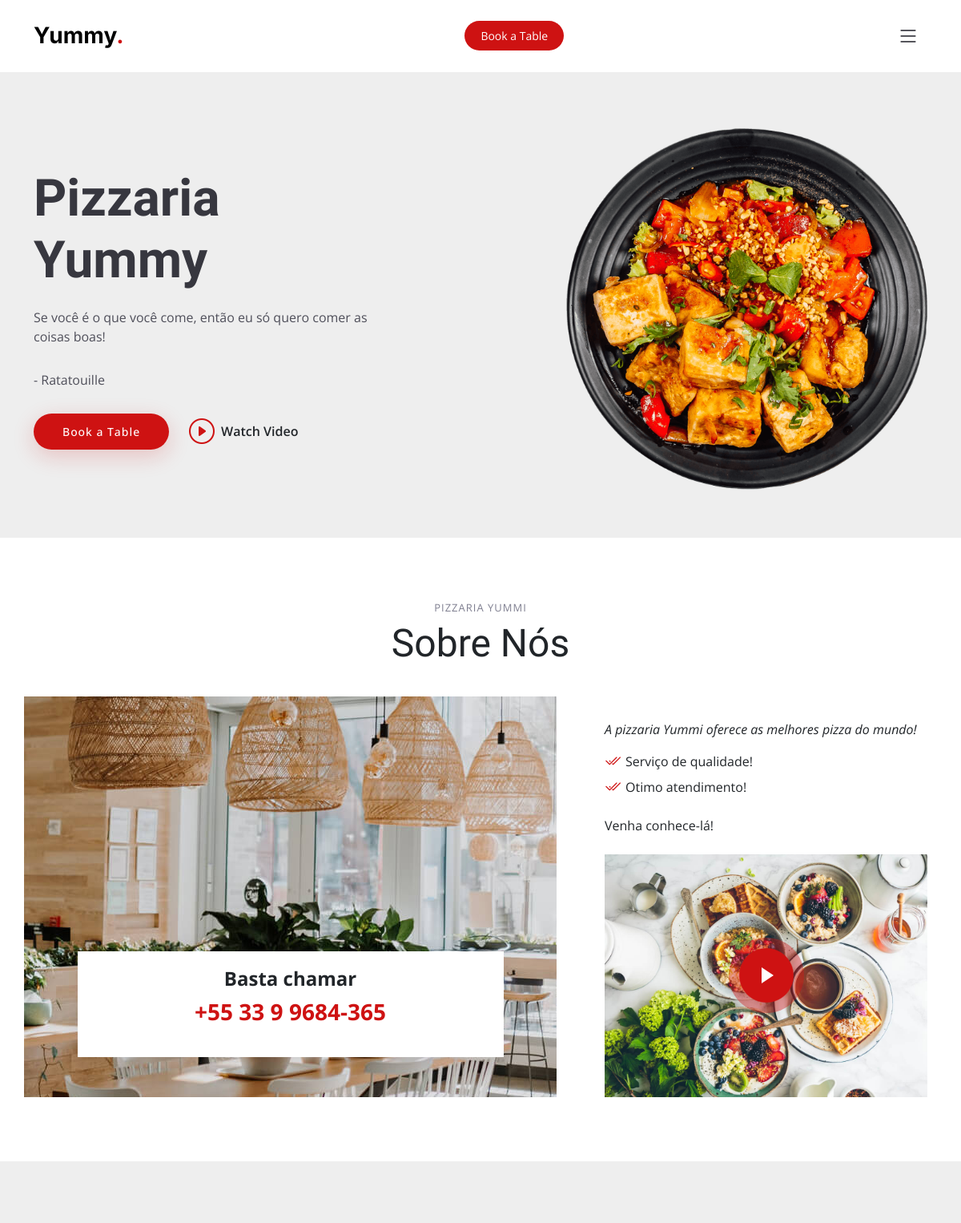
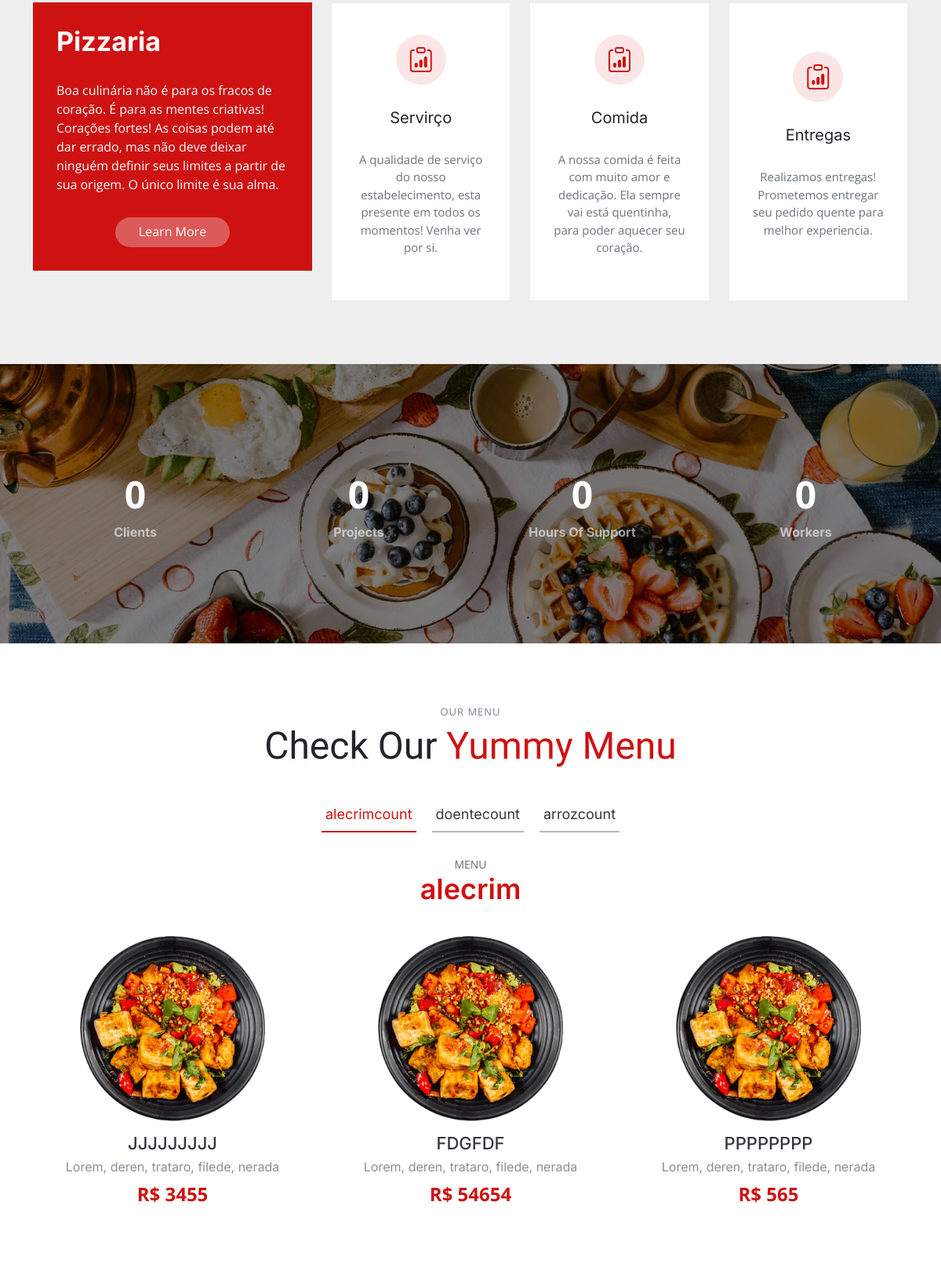
The page / (upper part) on the database its author committed (2 pictures, top to bottom).
### tables this page shows
CREATE TABLE `banner` (
  `idbanner` int(10) unsigned NOT NULL AUTO_INCREMENT,
  `img` varchar(45) NOT NULL,
  `titulo` varchar(145) NOT NULL,
  `descricao` longtext NOT NULL,
  `video` longtext NOT NULL,
  `cadastro` datetime NOT NULL,
  `alteracao` timestamp NOT NULL DEFAULT current_timestamp() ON UPDATE current_timestamp(),
  `ativo` char(1) NOT NULL DEFAULT 'A' COMMENT '''A''=ativo/ ''D''=desativado',
  `subtitulo` varchar(45) NOT NULL,
  PRIMARY KEY (`idbanner`)
);

CREATE TABLE `sobrenois` (
  `idsobreNois` int(10) unsigned NOT NULL AUTO_INCREMENT,
  `img` varchar(145) NOT NULL,
  `subtitulo` varchar(145) NOT NULL,
  `contato` char(17) NOT NULL,
  `text` longtext NOT NULL,
  `video` longtext NOT NULL,
  `alteracao` timestamp NOT NULL DEFAULT current_timestamp() ON UPDATE current_timestamp(),
  `cadastro` datetime NOT NULL,
  `ativo` char(1) NOT NULL DEFAULT 'A' COMMENT '''A''=ativo/''D''=desativado',
  `subtituloP` varchar(145) NOT NULL,
  `titulo` varchar(145) NOT NULL,
  `text2` varchar(245) NOT NULL,
  `text3` varchar(245) NOT NULL,
  `text4` varchar(245) NOT NULL,
  PRIMARY KEY (`idsobreNois`)
);

CREATE TABLE `cards` (
  `idcards` int(10) unsigned NOT NULL AUTO_INCREMENT,
  `titulo` varchar(105) NOT NULL,
  `text` longtext NOT NULL,
  `img` longtext DEFAULT NULL,
  `alteracao` timestamp NOT NULL DEFAULT current_timestamp() ON UPDATE current_timestamp(),
  `ativo` char(1) NOT NULL DEFAULT 'A' COMMENT '''A''=ativo/''D''=desativado',
  `cadastro` datetime NOT NULL,
  PRIMARY KEY (`idcards`)
);

CREATE TABLE `menucardapio` (
  `idmenuCardapio` int(10) unsigned NOT NULL AUTO_INCREMENT,
  `nomeMenu` varchar(100) NOT NULL,
  `alteracao` timestamp NOT NULL DEFAULT current_timestamp() ON UPDATE current_timestamp(),
  `ativo` char(1) NOT NULL DEFAULT 'A' COMMENT '''A''=ativo/''D''=desativado',
  `cadastro` datetime NOT NULL,
  PRIMARY KEY (`idmenuCardapio`)
);

CREATE TABLE `cardapio` (
  `idcardapio` int(10) unsigned NOT NULL AUTO_INCREMENT,
  `idmenucardapio` int(10) unsigned NOT NULL,
  `img` longtext NOT NULL,
  `titulo` varchar(100) NOT NULL,
  `descricao` longtext NOT NULL,
  `valor` float NOT NULL,
  `alteracao` timestamp NOT NULL DEFAULT current_timestamp() ON UPDATE current_timestamp(),
  `ativo` char(1) NOT NULL DEFAULT 'A' COMMENT '''A''=ativo/''D''=desativado',
  `cadastro` datetime NOT NULL,
  PRIMARY KEY (`idcardapio`,`idmenucardapio`),
  KEY `FK_menucardapio` (`idmenucardapio`),
  CONSTRAINT `FK_menucardapio` FOREIGN KEY (`idmenucardapio`) REFERENCES `menucardapio` (`idmenuCardapio`)
);

### func/funcoes.php (called while the page is built, shortened)
<?php
function listarTodosRegistros($tabela, $campos, $ativo){
    $conn = conectar();
    try {
        $sqlLista = $conn->prepare("SELECT $campos FROM $tabela WHERE ativo = '$ativo' ");
        $sqlLista->execute();
        if ($sqlLista->rowCount() > 0) {
            return $sqlLista->fetchAll(PDO::FETCH_OBJ);
        } else {
            return 'Vazio';
        };
    }catch(PDOExecption $e){
        echo 'Exception -> ';
        return ($e->getMessage());
    };
};
    function listarGeral($campos,$tabela) {
        $conn = conectar();
        try{
                $listar = $conn->prepare("SELECT $campos FROM $tabela ");
                $listar->execute();
                if($listar->rowCount() > 0) {
                    return $listar->fetchAll(PDO::FETCH_OBJ);
                } else {
                    return false;
                }
        }catch(PDOException $e) {
            echo 'Exception:';
            return ($e->getMessage());
        }
    }
?>

### menu-meio.php (the view, shortened to what this page needs)
<section id="menu" class="menu">
  <div class="container" data-aos="fade-up">
    <div class="section-header">
      <h2>Our Menu</h2>
      <p>Check Our <span>Yummy Menu</span></p>
    </div>
    <ul class="nav nav-tabs d-flex justify-content-center" data-aos="fade-up" data-aos-delay="200">
      <?php
$retornoMenu = listarGeral('idmenuCardapio, nomeMenu', 'menucardapio');
$conta = 0;
foreach ($retornoMenu as $retorno) {
    $nomeMenu = $retorno->nomeMenu;
    ?>
          <li class="nav-item">
            <a class="nav-link <?php if ($conta == 0) {?>active show<?php }?>" data-bs-toggle="tab" data-bs-target="#menu<?php echo $nomeMenu ?>">
              <h4><?php echo $nomeMenu . 'count' ?></h4>
            </a>
            <?php $conta++;}?>
    </ul>
    <div class="tab-content" data-aos="fade-up" data-aos-delay="300">
      <?php
$lista1 = listarGeral('*', "menucardapio");
$conta = 0;
foreach ($lista1 as $lista) {
    $idmenuCardapio = $lista->idmenuCardapio;
    $nomeMenu = $lista->nomeMenu;
    ?>
<div class="tab-pane fade <?php if($conta == 0) {?>active show<?php }?> " id="menu<?php echo $nomeMenu ?>">
        <div class="tab-header text-center">
              <p>Menu</p>
              <h3><?php echo $nomeMenu ?></h3>
        </div>
        <div class="row gy-5">
        <?php
    $conta++;
    $lista2 = listarGeral('*', "cardapio WHERE  idmenuCardapio=$idmenuCardapio");
    foreach ($lista2 as $retornoProdCardapioItem) {
        $nomePrato = $retornoProdCardapioItem->titulo;
        $preco = $retornoProdCardapioItem->valor;
        ?>
              <div class="col-lg-4 menu-item">
                <a href="assets/img/menu/menu-item-1.png" class="glightbox"><img src="assets/img/menu/menu-item-1.png" class="menu-img img-fluid" alt=""></a>
                <h4><?php echo $nomePrato ?></h4>
                <p class="ingredients">
                  Lorem, deren, trataro, filede, nerada
                </p>
                <p class="price">
                  R$ <?php echo $preco ?>
                </p>
              </div>
            <?php
}
    ?>
        </div>
      </div>
      <?php }?>
    </div>
  </div>
</section>

### index.php (shortened to what this page needs)
<!DOCTYPE html>
<html lang="pt-br">
<head>
  <link href="assets/vendor/bootstrap/css/bootstrap.min.css" rel="stylesheet">
  <link href="assets/vendor/bootstrap-icons/bootstrap-icons.css" rel="stylesheet">
  <link href="assets/vendor/aos/aos.css" rel="stylesheet">
  <link href="assets/vendor/glightbox/css/glightbox.min.css" rel="stylesheet">
  <link href="assets/vendor/swiper/swiper-bundle.min.css" rel="stylesheet">
  <link href="assets/css/main.css" rel="stylesheet">
    <?php
     include_once('./func/funcoes.php');
     ?>
</head>
<body>
      <?php include_once('menu-top.php') ?>
      <?php include_once('banner.php')?>
  <main id="main">
        <?php include_once('about.php')?>
        <?php include_once('why.php')?>
    <?php include_once('stats.php')?>
        <?php include_once('menu-meio.php')?>
  </main>
</body>
</html>

### menu-top.php (shortened to what this page needs)
<header id="header" class="header fixed-top d-flex align-items-center">
    <div class="container d-flex align-items-center justify-content-between">
      <a href="index.html" class="logo d-flex align-items-center me-auto me-lg-0">
        <h1>Yummy<span>.</span></h1>
      </a>
      <a class="btn-book-a-table" href="#book-a-table">Book a Table</a>
      <i class="mobile-nav-toggle mobile-nav-show bi bi-list"></i>
    </div>
  </header>

### banner.php (shortened to what this page needs)
<?php
$listar = listarTodosRegistros('banner','idbanner, img, titulo, descricao, video, cadastro, ativo, subtitulo','A');
if($listar == 'Vazio'){
  echo '<h6 class=""> Nao foi possivel acessar seus dados! </h6>';
}else{
    foreach($listar as $itemLinha){
      $img = $itemLinha->img;
      $titulo = $itemLinha->titulo;
      $descricao = $itemLinha->descricao;
      $video = $itemLinha->video;
      $subtitulo =$itemLinha->subtitulo;
    }
}
?>
<section id="hero" class="hero d-flex align-items-center section-bg">
    <div class="container">
      <div class="row justify-content-between gy-5">
        <div class="col-lg-5 order-2 order-lg-1 d-flex flex-column justify-content-center align-items-center align-items-lg-start text-center text-lg-start">
          <h2 data-aos="fade-up"><?php echo $titulo ?></h2>
          <p data-aos="fade-up" data-aos-delay="100"><?php echo $descricao ?></p>
          <p data-aos="fade-up" data-aos-delay="100"><?php echo $subtitulo ?></p>
          <div class="d-flex" data-aos="fade-up" data-aos-delay="200">
            <a href="#book-a-table" class="btn-book-a-table">Book a Table</a>
            <a href="<?php echo $video?>" class="glightbox btn-watch-video d-flex align-items-center"><i class="bi bi-play-circle"></i><span>Watch Video</span></a>
          </div>
        </div>
        <div class="col-lg-5 order-1 order-lg-2 text-center text-lg-start">
          <img src="<?php echo $img?>" class="img-fluid" alt="" data-aos="zoom-out" data-aos-delay="300">
        </div>
      </div>
    </div>
  </section>

### about.php (shortened to what this page needs)
<?php
$listar = listarTodosRegistros('sobreNois',' img, subtitulo, contato, text, video, cadastro, ativo,text2,text3,text4,titulo,subtituloP','A');
if($listar == 'Vazio'){
  echo '<h6 class=""> Nao foi possivel acessar seus dados! </h6>';
}else{
    foreach($listar as $itemLinha){
      $subtitulo = $itemLinha->subtitulo;
      $contato = $itemLinha->contato;
      $text = $itemLinha->text;
      $text2 = $itemLinha->text2;
      $text3 = $itemLinha->text3;
      $text4 = $itemLinha->text4;
      $subtituloP = $itemLinha->subtituloP;
      $titulo = $itemLinha->titulo;
      $video = $itemLinha->video;
    }
}
?>
<section id="about" class="about">
      <div class="container" data-aos="fade-up">
        <div class="section-header">
          <h2><?php echo $titulo ?></h2>
          <p><?php echo $subtituloP ?></p>
        </div>
        <div class="row gy-4">
          <div class="col-lg-7 position-relative about-img" style="background-image: url(assets/img/about.jpg) ;" data-aos="fade-up" data-aos-delay="150">
            <div class="call-us position-absolute">
              <h4><?php echo $subtitulo ?></h4>
              <p><?php echo $contato ?></p>
            </div>
          </div>
          <div class="col-lg-5 d-flex align-items-end" data-aos="fade-up" data-aos-delay="300">
            <div class="content ps-0 ps-lg-5">
              <p class="fst-italic">
              <?php echo $text ?>
              </p>
              <ul>
                <li><i class="bi bi-check2-all"></i><?php echo $text2 ?></li>
                <li><i class="bi bi-check2-all"></i><?php echo $text3 ?></li>
              </ul>
              <p>
              <?php echo $text4 ?>
              </p>
              <div class="position-relative mt-4">
                <img src="assets/img/about-2.jpg" class="img-fluid" alt="">
                <a href=" <?php echo $video ?>" class="glightbox play-btn"></a>
              </div>
            </div>
          </div>
        </div>
      </div>
    </section>

### why.php (shortened to what this page needs)
<?php
  $listar = listarTodosRegistros('cards','idcards, titulo, text, img, ativo, cadastro','A');
  if($listar == 'Vazio')
  {
    echo '<h6 class=""> Nao foi possivel acessar seus dados! </h6>';
  }else{
?>
<section id="why-us" class="why-us section-bg">
      <div class="container" data-aos="fade-up">
        <div class="row gy-4">
          <div class="col-lg-4" data-aos="fade-up" data-aos-delay="100">
            <div class="why-box">
              <h3>Pizzaria</h3>
              <p>
              Boa culinária não é para os fracos de coração. É para as mentes criativas! Corações fortes! As coisas podem até dar errado, mas não deve deixar ninguém definir seus limites a partir de sua origem. O único limite é sua alma.
              </p>
              <div class="text-center">
                <a href="#" class="more-btn">Learn More <i class="bx bx-chevron-right"></i></a>
              </div>
            </div>
          </div>
          <div class="col-lg-8 d-flex align-items-center">
            <div class="row gy-4">
<?php
  foreach($listar as $itemLinha){
      $titulo = $itemLinha->titulo;
      $text = $itemLinha->text;
      $img = $itemLinha->img;
?>
              <div class="col-xl-4" data-aos="fade-up" data-aos-delay="200">
                <div class="icon-box d-flex flex-column justify-content-center align-items-center">
                  <i class="bi bi-clipboard-data"><?php echo $img ?></i>
                  <h4><?php echo $titulo ?></h4>
                  <p><?php echo $text ?></p>
                </div>
              </div>
<?php
}}
?>
            </div>
          </div>
        </div>
      </div>
  </section>

### stats.php
<section id="stats-counter" class="stats-counter">
      <div class="container" data-aos="zoom-out">
        <div class="row gy-4">
          <div class="col-lg-3 col-md-6">
            <div class="stats-item text-center w-100 h-100">
              <span data-purecounter-start="0" data-purecounter-end="232" data-purecounter-duration="1" class="purecounter"></span>
              <p>Clients</p>
            </div>
          </div>
          <div class="col-lg-3 col-md-6">
            <div class="stats-item text-center w-100 h-100">
              <span data-purecounter-start="0" data-purecounter-end="521" data-purecounter-duration="1" class="purecounter"></span>
              <p>Projects</p>
            </div>
          </div>
          <div class="col-lg-3 col-md-6">
            <div class="stats-item text-center w-100 h-100">
              <span data-purecounter-start="0" data-purecounter-end="1453" data-purecounter-duration="1" class="purecounter"></span>
              <p>Hours Of Support</p>
            </div>
          </div>
          <div class="col-lg-3 col-md-6">
            <div class="stats-item text-center w-100 h-100">
              <span data-purecounter-start="0" data-purecounter-end="32" data-purecounter-duration="1" class="purecounter"></span>
              <p>Workers</p>
            </div>
          </div>
        </div>
      </div>
    </section>

### rows shown on the page
banner: titulo "Pizzaria Yummy", descricao "Se você é o que você come, então eu só quero comer as coisas boas!", subtitulo "- Ratatouille", img (picture)
sobrenois: titulo "PIZZARIA YUMMI", subtituloP "Sobre Nós", subtitulo "Basta chamar", contato "+55 33 9 9684-365", text "A pizzaria Yummi oferece as melhores pizza do mundo!", text2 "Serviço de qualidade!", text3 "Otimo atendimento!", text4 "Venha conhece-lá!"
cards: titulo "Servirço", text "A qualidade de serviço do nosso estabelecimento, esta presente em todos os momentos! Venha ver por si."
cards: titulo "Comida", text "A nossa comida é feita com muito amor e dedicação. Ela sempre vai está quentinha, para poder aquecer seu coração."
cards: titulo "Entregas", text "Realizamos entregas! Prometemos entregar seu pedido quente para melhor experiencia."
menucardapio: nomeMenu "alecrim"
menucardapio: nomeMenu "doente"
menucardapio: nomeMenu "arroz"
cardapio: titulo "JJJJJJJJJ", valor "3455"
cardapio: titulo "FDGFDF", valor "54654"
cardapio: titulo "PPPPPPPP", valor "565"
